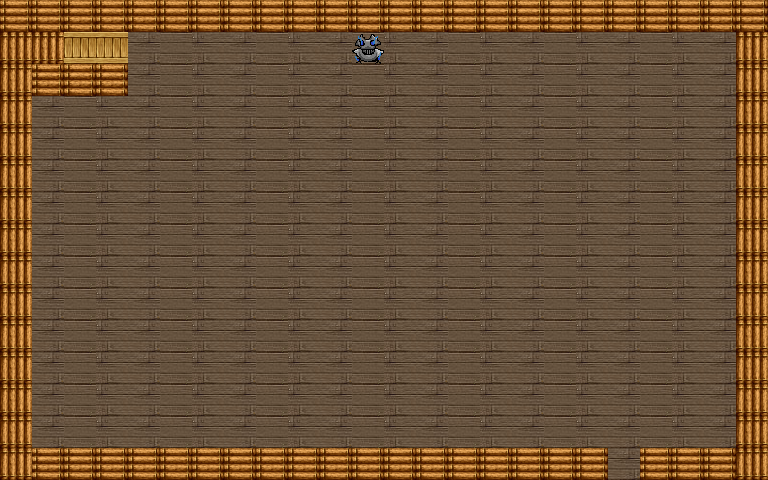

This game map was drawn from its Tiled (.tmx) file and the tilesets committed beside it. A one-line description and the trimmed map source follow:
An orthogonal 24x15 tile map with 32x32 px tiles, 2 tile layers (background, collision), 2 tilesets and 7 objects (3x portal, 3x monsterGroup0, npcs).

<map version="1.0" orientation="orthogonal" width="24" height="15" tilewidth="32" tileheight="32">
 <properties>
  <property name="name" value="Factory" />
 </properties>
 <tileset firstgid="1" name="tiles_sheet" tilewidth="32" tileheight="32">
  <image source="tiles_sheet.png" width="960" height="960" />
 </tileset>
 <tileset firstgid="901" name="alma_sprites" tilewidth="32" tileheight="32">
  <image source="../npcs/alma_sprites.png" width="96" height="128" />
 </tileset>
 <layer name="background" width="24" height="15">
  <data>[360 cells, 360 non-empty, 4 distinct tile ids]</data>
 </layer>
 <layer name="collision" width="24" height="15">
  <data>[360 cells, 78 non-empty, 3 distinct tile ids]</data>
 </layer>
 <objectgroup name="portal" width="24" height="15">
  <object name="0" type="portal" x="608" y="448" width="32" height="32">
   <properties>
    <property name="" value="" />
    <property name="active" value="SteamDone" />
    <property name="toPortal" value="0" />
    <property name="toZone" value="6" />
   </properties>
  </object>
  <object name="1" type="portal" x="64" y="32" width="32" height="32">
   <properties>
    <property name="toPortal" value="0" />
    <property name="toZone" value="5" />
   </properties>
  </object>
  <object type="portal" x="128" y="32" width="32" height="32">
   <properties>
    <property name="cutscene" value="GetSteam" />
    <property name="quest" value="Get Steam" />
   </properties>
  </object>
 </objectgroup>
 <objectgroup name="npcs" width="24" height="15">
  <object name="alma" type="npcs" x="328" y="12" width="80" height="80">
   <properties>
    <property name="quest" value="Get Steam" />
    <property name="scene" value="GetSteam" />
    <property name="scene1" value="GetSteamInter" />
    <property name="scene2" value="SteamDone" />
   </properties>
  </object>
 </objectgroup>
 <objectgroup name="monsters" width="24" height="15">
  <object name="monsterGroup0" x="256" y="128" width="33" height="33">
   <properties>
    <property name="battleMapID" value="0" />
    <property name="groupID" value="0" />
    <property name="level" value="1" />
    <property name="monsters" value="Dustling" />
   </properties>
  </object>
  <object name="monsterGroup0" x="576" y="64" width="33" height="33">
   <properties>
    <property name="battleMapID" value="0" />
    <property name="groupID" value="0" />
    <property name="level" value="1" />
    <property name="monsters" value="Dustling" />
   </properties>
  </object>
  <object name="monsterGroup0" x="160" y="352" width="33" height="33">
   <properties>
    <property name="battleMapID" value="0" />
    <property name="groupID" value="0" />
    <property name="level" value="1" />
    <property name="monsters" value="Dustling" />
   </properties>
  </object>
 </objectgroup>
</map>
